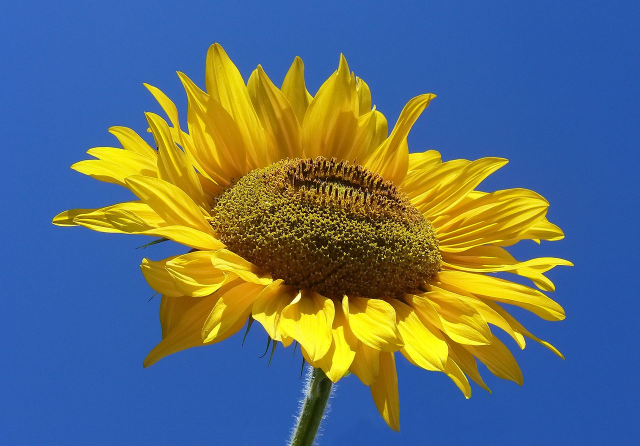
#> input picture image.jpg, 1280 x 892 px (shown at 1/2 size)
$ python 'Tracing edges in a local image.py'   (older library calls are emulated)
#> lines starting #> are read from the running program, lines starting #| are printed output that depends on the picture; after the words box and inside, x2 and y2 are one past the last pixel; in counts of white or black regions, pixels touching at a corner belong together
import cv2

######## READING IMAGE ########
# Syntax: cv2.imread(path, flag)
# Parameters:
# path: A string representing the path of the image to be read.
# flag: It specifies the way in which image should be read. Itâs default value is cv2.IMREAD_COLOR
# Return Value: This method returns an image that is loaded from the specified file.
image = cv2.imread('image.jpg',0)
#> image: shape (892, 1280); min 0, max 255, mean 105.7

# resizing image and showing
image = cv2.resize(image, None, fx=0.3, fy=0.3, interpolation = cv2.INTER_LINEAR)
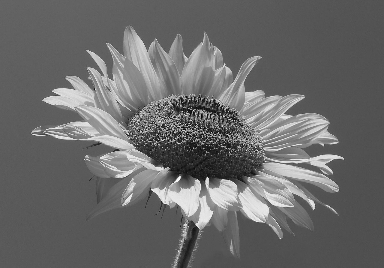
#> image: shape (268, 384); min 1, max 250, mean 105.6
cv2.imshow('Original', image)

# getting dimensions
height, width = image.shape
#> height = 268; width = 384


######## SOBEL EDGE DETECTION ########
# Extract Sobel Edges X and Y
sobel_x = cv2.Sobel(image, cv2.CV_64F, 0, 1, ksize=5)
sobel_y = cv2.Sobel(image, cv2.CV_64F, 1, 0, ksize=5)
cv2.waitKey(0)

# Show Sobel-X (Horizontal Edges)
cv2.imshow('Sobel X', sobel_x)
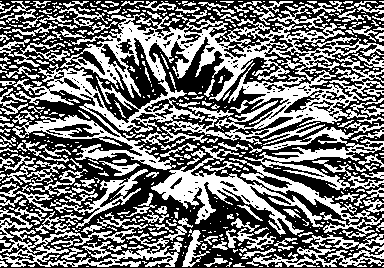
#> window 'Sobel X': shape (268, 384); 45.5% white; 549 white regions (367 under 20 px), largest, box (x1, y1, x2, y2) and area: (12, 3, 384, 170) 18313, (151, 146, 323, 235) 3432, (244, 122, 384, 190) 2593
cv2.waitKey(0)

# Show Sobel-Y (Vertical Edges)
cv2.imshow('Sobel Y', sobel_y)
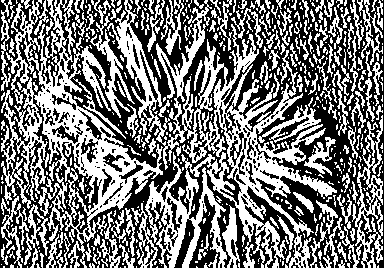
#> window 'Sobel Y': shape (268, 384); 46.5% white; 549 white regions (365 under 20 px), largest, box (x1, y1, x2, y2) and area: (107, 0, 337, 268) 16163, (1, 0, 163, 268) 11831, (342, 115, 383, 268) 1822
cv2.waitKey(0)

# Combining Sobel-X and Sobel-Y edges with OR and Show the image
sobel_OR = cv2.bitwise_or(sobel_x, sobel_y)
cv2.imshow('sobel_OR', sobel_OR)
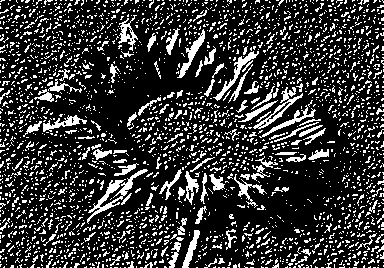
#> window 'sobel_OR': shape (268, 384); 20.9% white in thin lines or dots
cv2.waitKey(0)
####################################

######## LAPLACIAN EDGE DETECTION ########
laplacian = cv2.Laplacian(image, cv2.CV_64F)
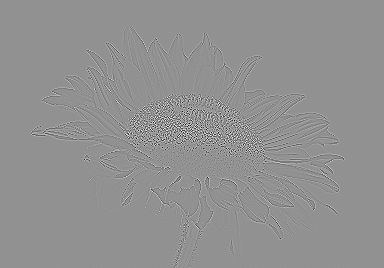
#> laplacian: shape (268, 384) float64; min -735, max 553, mean 0; drawn with min black and max white
cv2.imshow('Laplacian', laplacian)
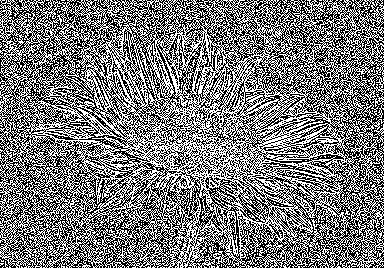
#> window 'Laplacian': shape (268, 384); 47.8% white in thin lines or dots
cv2.waitKey(0)
####################################

######## CANNY EDGE DETECTION ########
canny = cv2.Canny(image, 60, 120)
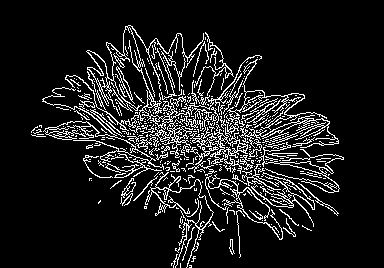
#> canny: shape (268, 384); 11.1% white in thin lines or dots, all inside (x1, y1, x2, y2) = (31, 25, 344, 268)
cv2.imshow('Canny', canny)
cv2.waitKey(0)
####################################

## In Canny, we need to provide two values: threshold1 and threshold2. Any gradient value larger than threshold2
# is considered to be an edge. Any value below threshold1 is considered not to be an edge.
# Values in between threshold1 and threshold2 are either classiï¬ed as edges or non-edges based on how their
# intensities are âconnectedâ. In this case, any gradient values below 60 are considered non-edges
# whereas any values above 120 are considered edges.


# Canny Edge Detection uses gradient values as thresholds


# Destroy all output windows
cv2.destroyAllWindows()
